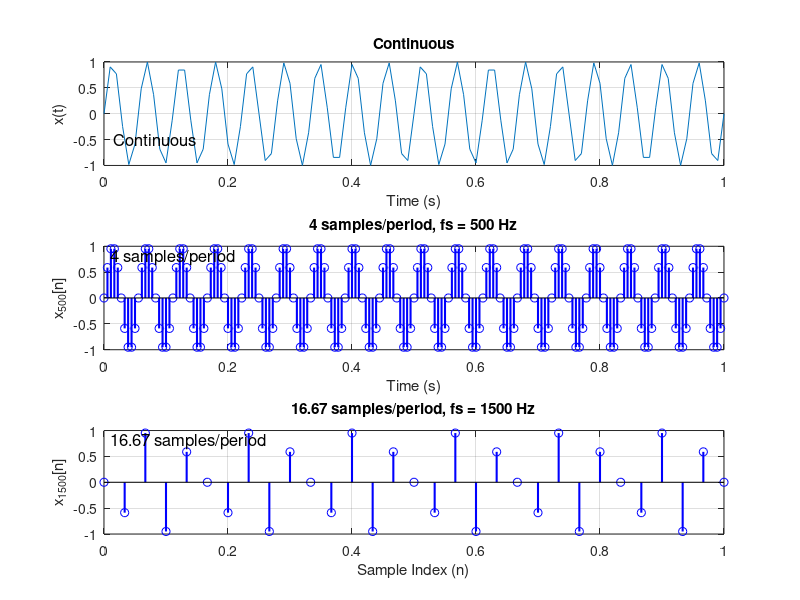

The MATLAB script that drew this image:
% Start line code here

% Define the time vector for the continuous signal
t = 0:0.01:1; % Sampling at 10,000 Hz

% Define the continuous signal
x_c = sin(2*pi*18*t); 

% Define sampling frequencies
fs1 = 180; % 240 Hz
fs2 = 30; % 1000 Hz

% Calculate sampling intervals
Ts1 = 1/fs1; 
Ts2 = 1/fs2; 

% Generate time vectors for the sampled signals
n1 = 0:1/180:1;
n2 = 0:1/30:1;

% Sample the continuous signal
x_s1 = sin(2*pi*18*n1);
x_s2 = sin(2*pi*18*n2);

% Plotting
figure;

% Plot the continuous signal
subplot(3,1,1);
plot(t, x_c);

title('Continuous');
xlabel('Time (s)');
ylabel('x(t)');
grid on;
text(0.016, -0.5, 'Continuous', 'FontSize', 12);

% Plot the signal sampled at 500 Hz
subplot(3,1,2);
stem(n1, x_s1, 'bo-', 'LineWidth', 1.5);
hold on;
hold off;
title('4 samples/period, fs = 500 Hz');
xlabel('Time (s)');
ylabel('x_{500}[n]');
grid on;
text(0.01, 0.8, '4 samples/period', 'FontSize', 12);

% Plot the signal sampled at 1500 Hz
subplot(3,1,3);
stem(n2, x_s2, 'bo-', 'LineWidth', 1.5);
hold on;
hold off;
title('16.67 samples/period, fs = 1500 Hz');
text(0.01, 0.8, '16.67 samples/period', 'FontSize', 12);
xlabel('Sample Index (n)');
ylabel('x_{1500}[n]');
grid on;

